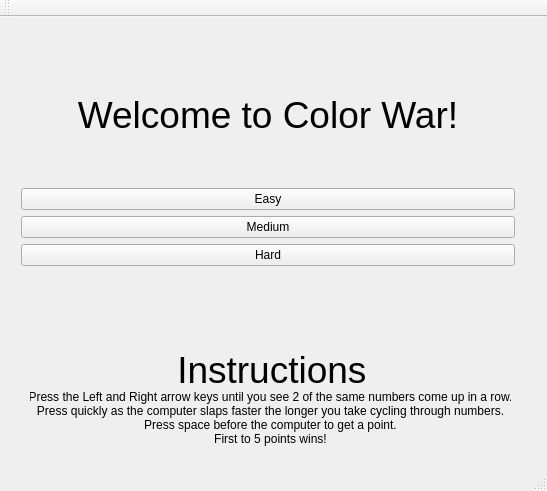
<?xml version="1.0" encoding="UTF-8"?>
<ui version="4.0">
 <class>MainWindow</class>
 <widget class="QMainWindow" name="MainWindow">
  <property name="geometry">
   <rect>
    <x>0</x>
    <y>0</y>
    <width>547</width>
    <height>491</height>
   </rect>
  </property>
  <property name="windowTitle">
   <string>MainWindow</string>
  </property>
  <widget class="QWidget" name="centralWidget">
   <widget class="QWidget" name="verticalLayoutWidget_3">
    <property name="geometry">
     <rect>
      <x>10</x>
      <y>19</y>
      <width>516</width>
      <height>241</height>
     </rect>
    </property>
    <layout class="QVBoxLayout" name="verticalLayout_3">
     <item>
      <spacer name="verticalSpacer_2">
       <property name="orientation">
        <enum>Qt::Vertical</enum>
       </property>
       <property name="sizeHint" stdset="0">
        <size>
         <width>20</width>
         <height>40</height>
        </size>
       </property>
      </spacer>
     </item>
     <item>
      <widget class="QLabel" name="label">
       <property name="font">
        <font>
         <pointsize>28</pointsize>
        </font>
       </property>
       <property name="text">
        <string>Welcome to Color War!</string>
       </property>
       <property name="alignment">
        <set>Qt::AlignCenter</set>
       </property>
      </widget>
     </item>
     <item>
      <spacer name="verticalSpacer">
       <property name="orientation">
        <enum>Qt::Vertical</enum>
       </property>
       <property name="sizeHint" stdset="0">
        <size>
         <width>20</width>
         <height>40</height>
        </size>
       </property>
      </spacer>
     </item>
     <item>
      <layout class="QHBoxLayout" name="horizontalLayout">
       <item>
        <layout class="QVBoxLayout" name="verticalLayout">
         <item>
          <widget class="QPushButton" name="pushButton">
           <property name="text">
            <string>Easy</string>
           </property>
          </widget>
         </item>
         <item>
          <widget class="QPushButton" name="pushButton_2">
           <property name="text">
            <string>Medium</string>
           </property>
          </widget>
         </item>
         <item>
          <widget class="QPushButton" name="pushButton_3">
           <property name="text">
            <string>Hard</string>
           </property>
          </widget>
         </item>
        </layout>
       </item>
      </layout>
     </item>
    </layout>
   </widget>
   <widget class="QLabel" name="label_2">
    <property name="geometry">
     <rect>
      <x>20</x>
      <y>330</y>
      <width>514</width>
      <height>45</height>
     </rect>
    </property>
    <property name="font">
     <font>
      <pointsize>28</pointsize>
     </font>
    </property>
    <property name="text">
     <string>Instructions </string>
    </property>
    <property name="alignment">
     <set>Qt::AlignCenter</set>
    </property>
   </widget>
   <widget class="QLabel" name="label_3">
    <property name="geometry">
     <rect>
      <x>30</x>
      <y>360</y>
      <width>481</width>
      <height>81</height>
     </rect>
    </property>
    <property name="text">
     <string>Press the Left and Right arrow keys until you see 2 of the same numbers come up in a row.
Press quickly as the computer slaps faster the longer you take cycling through numbers. 
Press space before the computer to get a point.
First to 5 points wins!</string>
    </property>
    <property name="alignment">
     <set>Qt::AlignCenter</set>
    </property>
   </widget>
  </widget>
  <widget class="QMenuBar" name="menuBar">
   <property name="geometry">
    <rect>
     <x>0</x>
     <y>0</y>
     <width>547</width>
     <height>21</height>
    </rect>
   </property>
  </widget>
  <widget class="QToolBar" name="mainToolBar">
   <attribute name="toolBarArea">
    <enum>TopToolBarArea</enum>
   </attribute>
   <attribute name="toolBarBreak">
    <bool>false</bool>
   </attribute>
  </widget>
  <widget class="QStatusBar" name="statusBar"/>
 </widget>
 <layoutdefault spacing="6" margin="11"/>
 <resources/>
 <connections>
  <connection>
   <sender>pushButton</sender>
   <signal>clicked()</signal>
   <receiver>MainWindow</receiver>
   <slot>easy_game_begin()</slot>
   <hints>
    <hint type="sourcelabel">
     <x>78</x>
     <y>134</y>
    </hint>
    <hint type="destinationlabel">
     <x>38</x>
     <y>52</y>
    </hint>
   </hints>
  </connection>
  <connection>
   <sender>pushButton_2</sender>
   <signal>clicked()</signal>
   <receiver>MainWindow</receiver>
   <slot>medium_game_begin()</slot>
   <hints>
    <hint type="sourcelabel">
     <x>101</x>
     <y>166</y>
    </hint>
    <hint type="destinationlabel">
     <x>156</x>
     <y>60</y>
    </hint>
   </hints>
  </connection>
  <connection>
   <sender>pushButton_3</sender>
   <signal>clicked()</signal>
   <receiver>MainWindow</receiver>
   <slot>hard_game_begin()</slot>
   <hints>
    <hint type="sourcelabel">
     <x>59</x>
     <y>195</y>
    </hint>
    <hint type="destinationlabel">
     <x>75</x>
     <y>273</y>
    </hint>
   </hints>
  </connection>
 </connections>
 <slots>
  <slot>easy_game_begin()</slot>
  <slot>medium_game_begin()</slot>
  <slot>hard_game_begin()</slot>
 </slots>
</ui>
